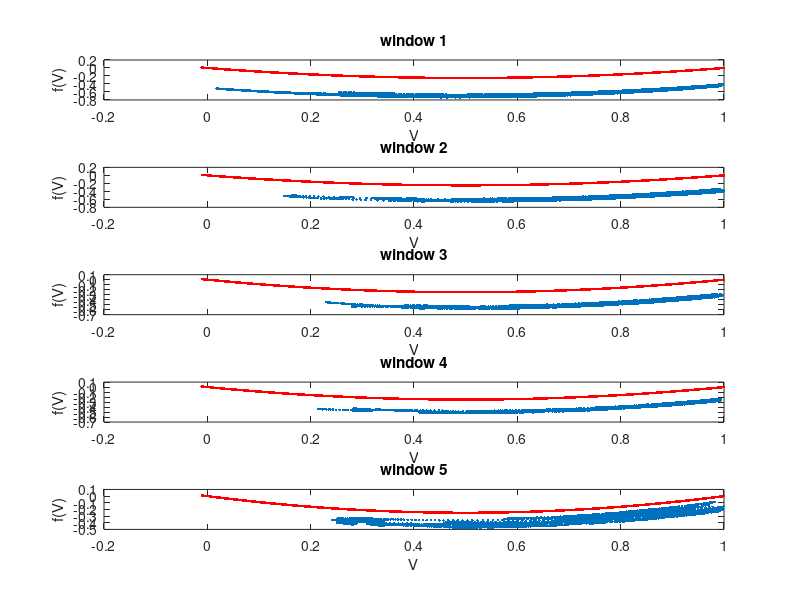
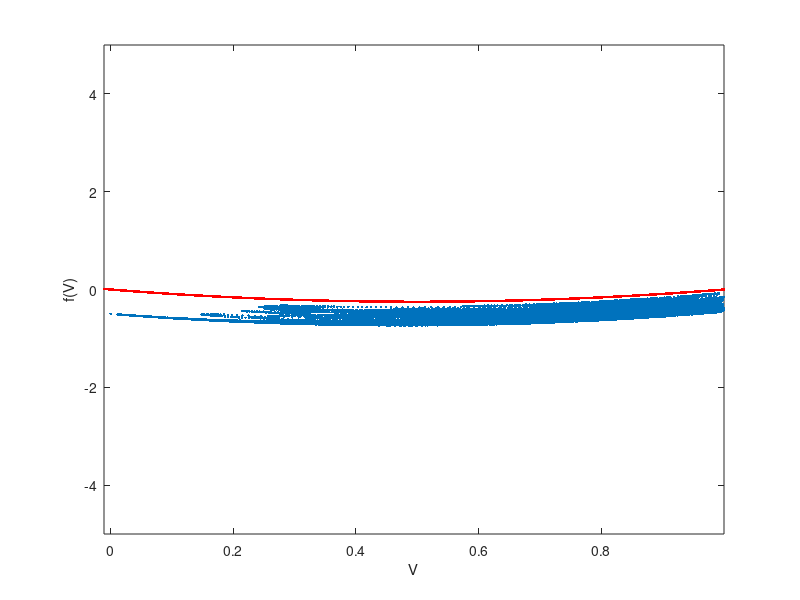

Write the MATLAB code that produced these figures, in order.
%seek to fit:
%C dV/dt = I_ion + I_app
%rewrite
%dV / dt = f(V) + I_app /C
%so we must find both f(V) and C!

load cell_data.mat

dt=tlist(2)-tlist(1);
dVdtlist = diff(Vlist)/dt;

%truncate all lists:  drop last point, so length matches dVdtlist
Vlist=Vlist(1:end-1);
gelist=gelist(1:end-1);
gilist=gilist(1:end-1);
tlist=tlist(1:end-1);
Iapplist=Iapplist(1:end-1);

%compute or load Iapplist
%Iapplist = gelist.*(Ve-Vlist) + gelist.*(Vi-Vlist) ;


%Infer or simply enter value of capacitance
%C=1   %actually is loaded

f_of_V_list = dVdtlist - Iapplist/C;  


%march through the list of spike times.  Label timesteps w/in certain
%ranges of every spike (moving forward) as to what window they fall into.

win1=1;
win2=1;
win3=1;
win4=1;
win5=Inf;

win_labels=zeros(1,length(tlist));

tpad=2*dt;

for j=1:length(tslist)-1
    j
    ts=tslist(j);
    tsnext=tslist(j+1);
    win_labels(find( ts+tpad < tlist & tlist < min(ts+win1,tsnext-tpad) ))=1;
    win_labels(find( ts+win1 < tlist & tlist < min(ts+win1+win2,tsnext-tpad) ))=2;
    win_labels(find( ts+win1+win2 < tlist & tlist < min(ts+win1+win2+win3,tsnext-tpad) ))=3;
    win_labels(find( ts+win1+win2+win3 < tlist & tlist < min(ts+win1+win2+win3+win4,tsnext-tpad) ))=4;
    win_labels(find( ts+win1+win2+win3+win4 < tlist & tlist < min(ts+win1+win2+win3+win4+win5,tsnext-tpad) ))=5;

end   
    
Vlist_win1=Vlist(find(win_labels==1));
Vlist_win2=Vlist(find(win_labels==2));
Vlist_win3=Vlist(find(win_labels==3));
Vlist_win4=Vlist(find(win_labels==4));
Vlist_win5=Vlist(find(win_labels==5));

f_of_V_list_win1=f_of_V_list(find(win_labels==1));
f_of_V_list_win2=f_of_V_list(find(win_labels==2));
f_of_V_list_win3=f_of_V_list(find(win_labels==3));
f_of_V_list_win4=f_of_V_list(find(win_labels==4));
f_of_V_list_win5=f_of_V_list(find(win_labels==5));



figure
subplot(511)
plot(Vlist_win1,f_of_V_list_win1,'.')
title('window 1')
hold on;
%superpose exact answer IN RED, to check:
plot(Vlist, 1/C*(-Vlist + Vlist.^2),'r.','LineWidth',4)
xlabel('V'); ylabel('f(V)')


subplot(512)
plot(Vlist_win2,f_of_V_list_win2,'.')
title('window 2')
hold on;
%superpose exact answer IN RED, to check:
plot(Vlist, 1/C*(-Vlist + Vlist.^2),'r.','LineWidth',4)
xlabel('V'); ylabel('f(V)')


subplot(513)
plot(Vlist_win3,f_of_V_list_win3,'.')
title('window 3')
hold on;
%superpose exact answer IN RED, to check:
plot(Vlist, 1/C*(-Vlist + Vlist.^2),'r.','LineWidth',4)
xlabel('V'); ylabel('f(V)')


subplot(514)
plot(Vlist_win4,f_of_V_list_win4,'.')
title('window 4')
hold on;
%superpose exact answer IN RED, to check:
plot(Vlist, 1/C*(-Vlist + Vlist.^2),'r.','LineWidth',4)
xlabel('V'); ylabel('f(V)')


subplot(515)
plot(Vlist_win5,f_of_V_list_win5,'.')
title('window 5')
hold on;
%superpose exact answer IN RED, to check:
plot(Vlist, 1/C*(-Vlist + Vlist.^2),'r.','LineWidth',4)
xlabel('V'); ylabel('f(V)')


figure
plot(Vlist,f_of_V_list,'.')
axis([-Inf Inf -5 5])
hold on;
%superpose exact answer IN RED, to check:
plot(Vlist, 1/C*(-Vlist + Vlist.^2),'r.','LineWidth',4)
xlabel('V'); ylabel('f(V)')
